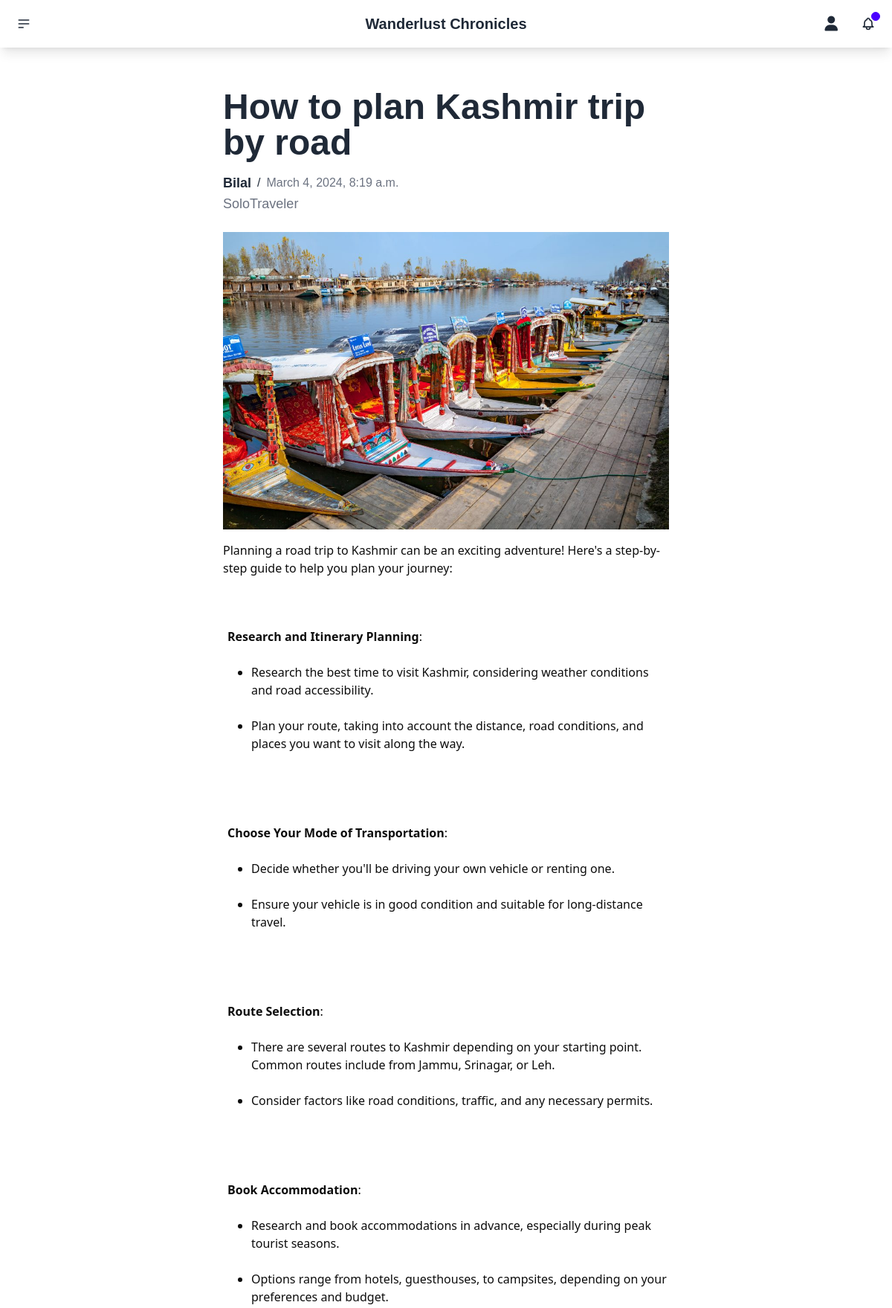
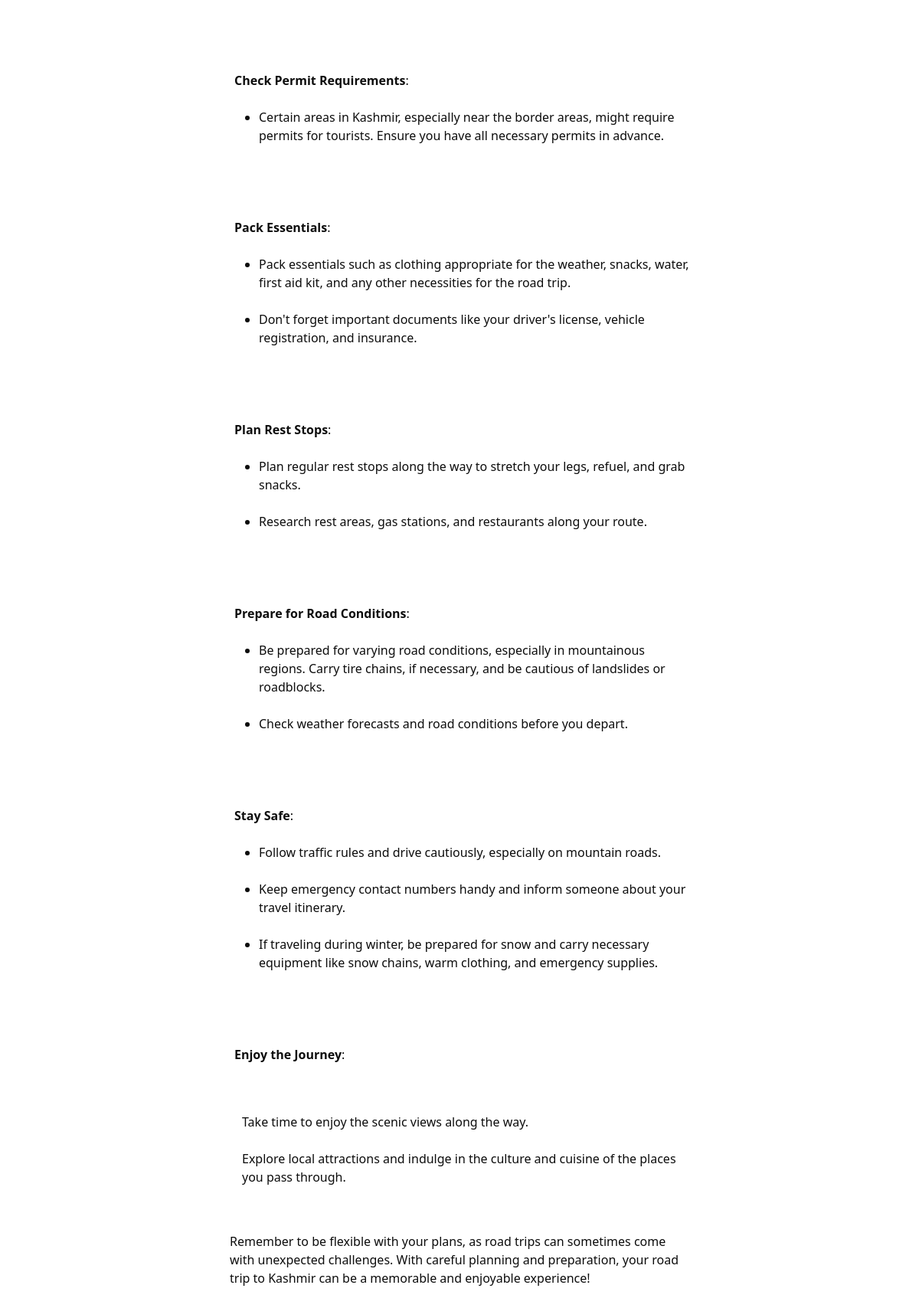
Page /blog/how-to-plan-kashmir-trip-by-road/ on the committed database (2 pictures, top to bottom).
### blog/models.py (models this page shows, shortened)
class Blog(models.Model):
    title = models.CharField(max_length=200)
    slug = models.SlugField(null=True, blank=True)
    image = models.ImageField(upload_to='blog')
    content = HTMLField()
    author = models.ForeignKey(Author, on_delete=models.CASCADE)
    tags = models.ManyToManyField(Tag)
    is_published = models.BooleanField(default=False)
    created_on = models.DateTimeField(auto_now_add=True)
    updated_on = models.DateTimeField(auto_now=True)

class Author(models.Model):
    name = models.CharField(max_length=100, blank=False, null=False, unique=True)
    class Meta:
        verbose_name_plural = "Authors"
    def __str__(self):
        return self.name

class Tag(models.Model):
    name = models.CharField(max_length=50, unique=True)
    image = models.ImageField(upload_to='tags')

### blog/views.py (the view)
# urls.py: path('blog/<str:slug>/', views.Blogdetail, name='blog-detail'),
def Blogdetail(request, slug):
    blog = get_object_or_404(Blog, slug=slug)
    tags = blog.tags.all()
    context = {
        'blog': blog,
        'tags': tags,
    }
    return render(request, 'blog/blog-detail.html', context)

### templates/blog/blog-detail.html (shortened to what this page needs)
{% extends "base.html" %}
{% block content %}
    <div class="w-full h-full flex items-center justify-center">
        <div class="w-1/2 flex flex-col items-start justify-start py-14">
            <h1 class="text-5xl font-bolder mb-4">{{blog.title}}</h1>
            <div class="flex items-center gap-2">
                <p class="text-lg font-bold">{{blog.author}}</p> /
                <p class="text-gray-500">{{blog.created_on}}</p>
            </div>
            <div class="flex gap-2 mb-6">
                {% for tag in tags %}
                <p class="text-lg text-gray-500">{{tag.name}}</p>
                {% endfor %}
            </div>
            <img class="w-full h-full mb-4" src="{{blog.image.url}}" alt="Featured Image">
            {{blog.content | safe}}
        </div>
    </div>
{% endblock %}

### rows in the picture
Blog: title "How to plan Kashmir trip by road", author "Bilal", created_on "March 4, 2024, 8:19 a.m.", image (picture), content "Planning a road trip to Kashmir can be an exciting adventure! Here's a step-by-step guide to help you plan your journey: Research and Itinerary Planning : Research the best time to visit Kashmir, considering weather conditions and road accessibility. Plan your route, taking into account the distance, road conditions, and places you want to visit along the way. Choose Your Mode of Transportation : Decide whether you'll be driving your own vehicle or renting one. Ensure your vehicle is in good condition and suitable for long-distance travel. Route Selection : There are several routes to Kashmir depending on your starting point. Common routes include from Jammu, Srinagar, or Leh. Consider…"
Tag: name "SoloTraveler"
